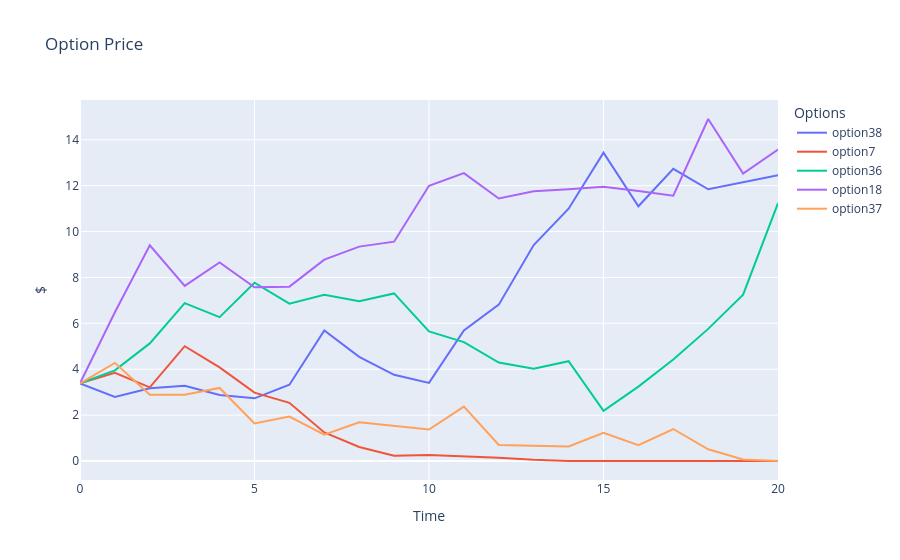

Write notebook code for a chart like this one.
### Code cell
fig = go.Figure()

# Add traces for each column
for column in option_prices.columns[values]:
    fig.add_trace(go.Scatter(x=option_prices.index, y=option_prices[column], mode='lines', name=f"option{column}"))

# Update layout
fig.update_layout(
    title='Option Price',
    xaxis_title='Time',
    yaxis_title='$',
    template='plotly',
    legend=dict(title='Options'),
)

# Show the plot
fig.show()

### Figure 1 — Plotly figure (JSON) as saved in the notebook; plotly's stock layout.template omitted (floating-point values rounded to 4 significant figures)
{"data": [{"mode": "lines", "name": "option38", "type": "scatter", "x": [0, 1, 2, 3, 4, 5, 6, 7, 8, 9, 10, 11, 12, 13, 14, 15, 16, 17, 18, 19, 20], "y": [3.384, 2.794, 3.174, 3.283, 2.877, 2.732, 3.323, 5.689, 4.539, 3.755, 3.403, 5.69, 6.814, 9.412, 11.0, 13.43, 11.1, 12.73, 11.84, 12.16, 12.46]}, {"mode": "lines", "name": "option7", "type": "scatter", "x": [0, 1, 2, 3, 4, 5, 6, 7, 8, 9, 10, 11, 12, 13, 14, 15, 16, 17, 18, 19, 20], "y": [3.384, 3.842, 3.207, 5.003, 4.082, 2.978, 2.536, 1.242, 0.6117, 0.2339, 0.2655, 0.2046, 0.1456, 0.04954, 0.0003413, 0.001333, 7.738e-05, 7.832e-07, 1.845e-06, 4.087e-08, 0]}, {"mode": "lines", "name": "option36", "type": "scatter", "x": [0, 1, 2, 3, 4, 5, 6, 7, 8, 9, 10, 11, 12, 13, 14, 15, 16, 17, 18, 19, 20], "y": [3.384, 3.951, 5.125, 6.878, 6.268, 7.77, 6.855, 7.247, 6.958, 7.303, 5.647, 5.18, 4.292, 4.025, 4.35, 2.183, 3.241, 4.426, 5.758, 7.252, 11.24]}, {"mode": "lines", "name": "option18", "type": "scatter", "x": [0, 1, 2, 3, 4, 5, 6, 7, 8, 9, 10, 11, 12, 13, 14, 15, 16, 17, 18, 19, 20], "y": [3.384, 6.481, 9.4, 7.633, 8.655, 7.572, 7.598, 8.777, 9.343, 9.558, 11.99, 12.55, 11.44, 11.75, 11.85, 11.95, 11.77, 11.56, 14.9, 12.52, 13.58]}, {"mode": "lines", "name": "option37", "type": "scatter", "x": [0, 1, 2, 3, 4, 5, 6, 7, 8, 9, 10, 11, 12, 13, 14, 15, 16, 17, 18, 19, 20], "y": [3.384, 4.276, 2.886, 2.888, 3.184, 1.637, 1.934, 1.15, 1.69, 1.546, 1.37, 2.368, 0.6994, 0.6644, 0.6349, 1.233, 0.6869, 1.394, 0.5117, 0.06982, 0]}], "layout": {"legend": {"title": {"text": "Options"}}, "title": {"text": "Option Price"}, "xaxis": {"title": {"text": "Time"}}, "yaxis": {"title": {"text": "$"}}}}
